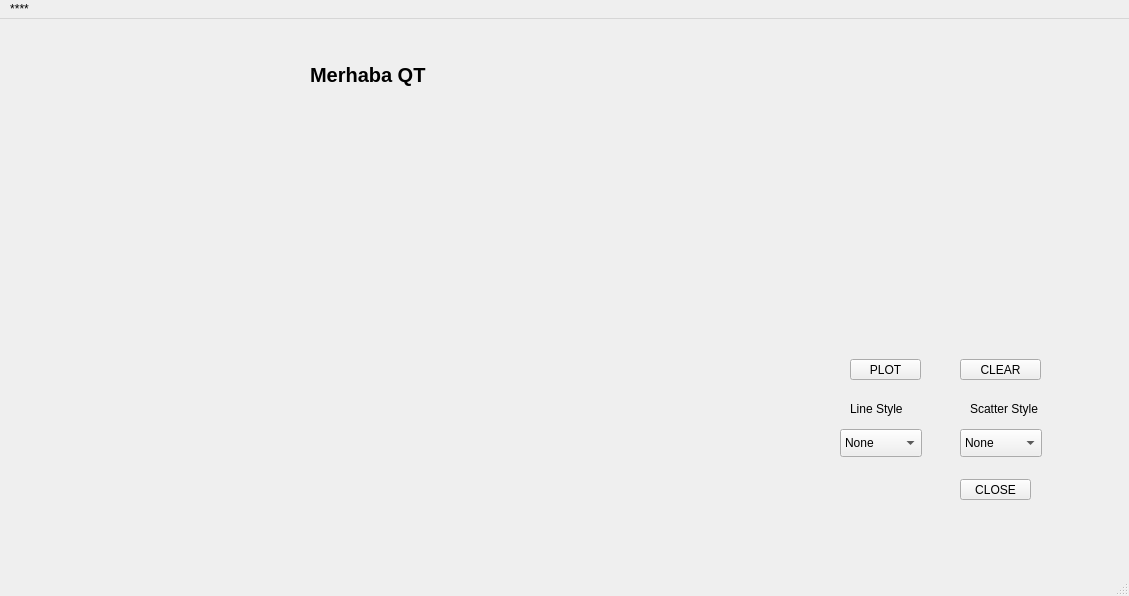
<?xml version="1.0" encoding="UTF-8"?>
<ui version="4.0">
 <class>MainWindow</class>
 <widget class="QMainWindow" name="MainWindow">
  <property name="geometry">
   <rect>
    <x>0</x>
    <y>0</y>
    <width>1129</width>
    <height>596</height>
   </rect>
  </property>
  <property name="windowTitle">
   <string>MainWindow</string>
  </property>
  <widget class="QWidget" name="centralwidget">
   <widget class="QLabel" name="label">
    <property name="geometry">
     <rect>
      <x>310</x>
      <y>40</y>
      <width>161</width>
      <height>31</height>
     </rect>
    </property>
    <property name="font">
     <font>
      <family>Segoe UI Symbol</family>
      <pointsize>15</pointsize>
      <bold>true</bold>
     </font>
    </property>
    <property name="text">
     <string>Merhaba QT</string>
    </property>
   </widget>
   <widget class="QCustumPlot" name="customplot" native="true">
    <property name="geometry">
     <rect>
      <x>20</x>
      <y>120</y>
      <width>761</width>
      <height>421</height>
     </rect>
    </property>
   </widget>
   <widget class="QPushButton" name="plotbut">
    <property name="geometry">
     <rect>
      <x>850</x>
      <y>340</y>
      <width>71</width>
      <height>21</height>
     </rect>
    </property>
    <property name="text">
     <string>PLOT</string>
    </property>
   </widget>
   <widget class="QPushButton" name="clearbut">
    <property name="geometry">
     <rect>
      <x>960</x>
      <y>340</y>
      <width>81</width>
      <height>21</height>
     </rect>
    </property>
    <property name="text">
     <string>CLEAR</string>
    </property>
   </widget>
   <widget class="QPushButton" name="closebut">
    <property name="geometry">
     <rect>
      <x>960</x>
      <y>460</y>
      <width>71</width>
      <height>21</height>
     </rect>
    </property>
    <property name="text">
     <string>CLOSE</string>
    </property>
   </widget>
   <widget class="QLabel" name="label_2">
    <property name="geometry">
     <rect>
      <x>850</x>
      <y>380</y>
      <width>63</width>
      <height>20</height>
     </rect>
    </property>
    <property name="text">
     <string>Line Style</string>
    </property>
   </widget>
   <widget class="QLabel" name="label_3">
    <property name="geometry">
     <rect>
      <x>970</x>
      <y>380</y>
      <width>81</width>
      <height>20</height>
     </rect>
    </property>
    <property name="text">
     <string>Scatter Style</string>
    </property>
   </widget>
   <widget class="QComboBox" name="linestylecomboBox">
    <property name="geometry">
     <rect>
      <x>840</x>
      <y>410</y>
      <width>82</width>
      <height>28</height>
     </rect>
    </property>
    <item>
     <property name="text">
      <string>None</string>
     </property>
    </item>
    <item>
     <property name="text">
      <string>Lİne</string>
     </property>
    </item>
    <item>
     <property name="text">
      <string>Step Left</string>
     </property>
    </item>
    <item>
     <property name="text">
      <string>Step Right</string>
     </property>
    </item>
    <item>
     <property name="text">
      <string>Step Center</string>
     </property>
    </item>
   </widget>
   <widget class="QComboBox" name="scattercombobox">
    <property name="geometry">
     <rect>
      <x>960</x>
      <y>410</y>
      <width>82</width>
      <height>28</height>
     </rect>
    </property>
    <item>
     <property name="text">
      <string>None</string>
     </property>
    </item>
    <item>
     <property name="text">
      <string>Dot</string>
     </property>
    </item>
    <item>
     <property name="text">
      <string>Cross</string>
     </property>
    </item>
    <item>
     <property name="text">
      <string>Plus</string>
     </property>
    </item>
    <item>
     <property name="text">
      <string>Circle</string>
     </property>
    </item>
    <item>
     <property name="text">
      <string>Disc</string>
     </property>
    </item>
    <item>
     <property name="text">
      <string>Square</string>
     </property>
    </item>
    <item>
     <property name="text">
      <string>Diamond</string>
     </property>
    </item>
    <item>
     <property name="text">
      <string>Star</string>
     </property>
    </item>
    <item>
     <property name="text">
      <string>Triangle</string>
     </property>
    </item>
    <item>
     <property name="text">
      <string>Triangle Inverted</string>
     </property>
    </item>
    <item>
     <property name="text">
      <string>Cross Square</string>
     </property>
    </item>
    <item>
     <property name="text">
      <string>Plus Circle</string>
     </property>
    </item>
    <item>
     <property name="text">
      <string>Peace</string>
     </property>
    </item>
    <item>
     <property name="text">
      <string>Cross </string>
     </property>
    </item>
   </widget>
  </widget>
  <widget class="QMenuBar" name="menubar">
   <property name="geometry">
    <rect>
     <x>0</x>
     <y>0</y>
     <width>1129</width>
     <height>25</height>
    </rect>
   </property>
   <widget class="QMenu" name="menu">
    <property name="title">
     <string>****</string>
    </property>
   </widget>
   <addaction name="menu"/>
  </widget>
  <widget class="QStatusBar" name="statusbar"/>
 </widget>
 <customwidgets>
  <customwidget>
   <class>QCustumPlot</class>
   <extends>QWidget</extends>
   <header location="global">qcustumplot.h</header>
   <container>1</container>
  </customwidget>
 </customwidgets>
 <resources/>
 <connections>
  <connection>
   <sender>closebut</sender>
   <signal>clicked()</signal>
   <receiver>MainWindow</receiver>
   <slot>close()</slot>
   <hints>
    <hint type="sourcelabel">
     <x>992</x>
     <y>481</y>
    </hint>
    <hint type="destinationlabel">
     <x>1009</x>
     <y>520</y>
    </hint>
   </hints>
  </connection>
 </connections>
</ui>
